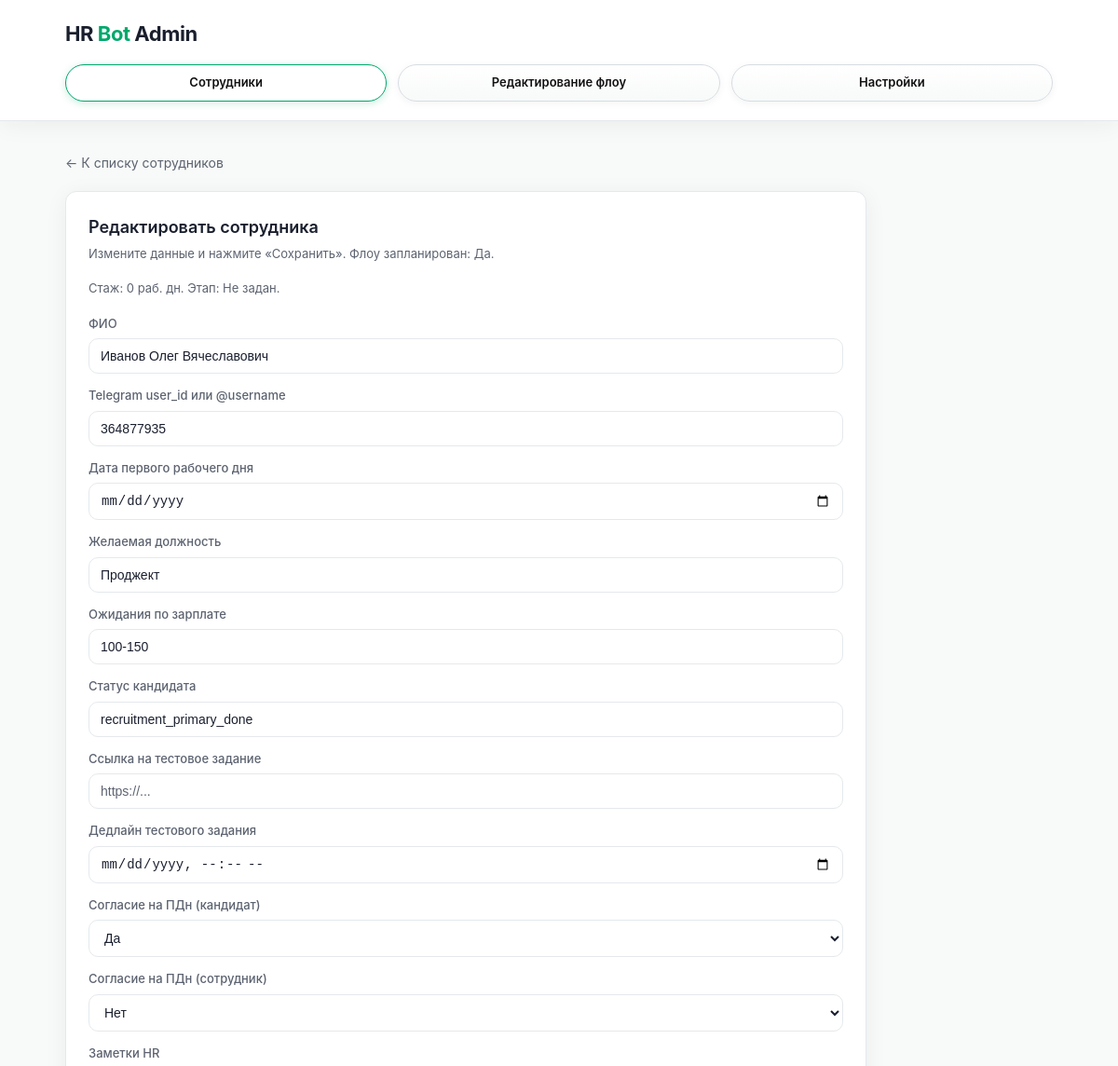
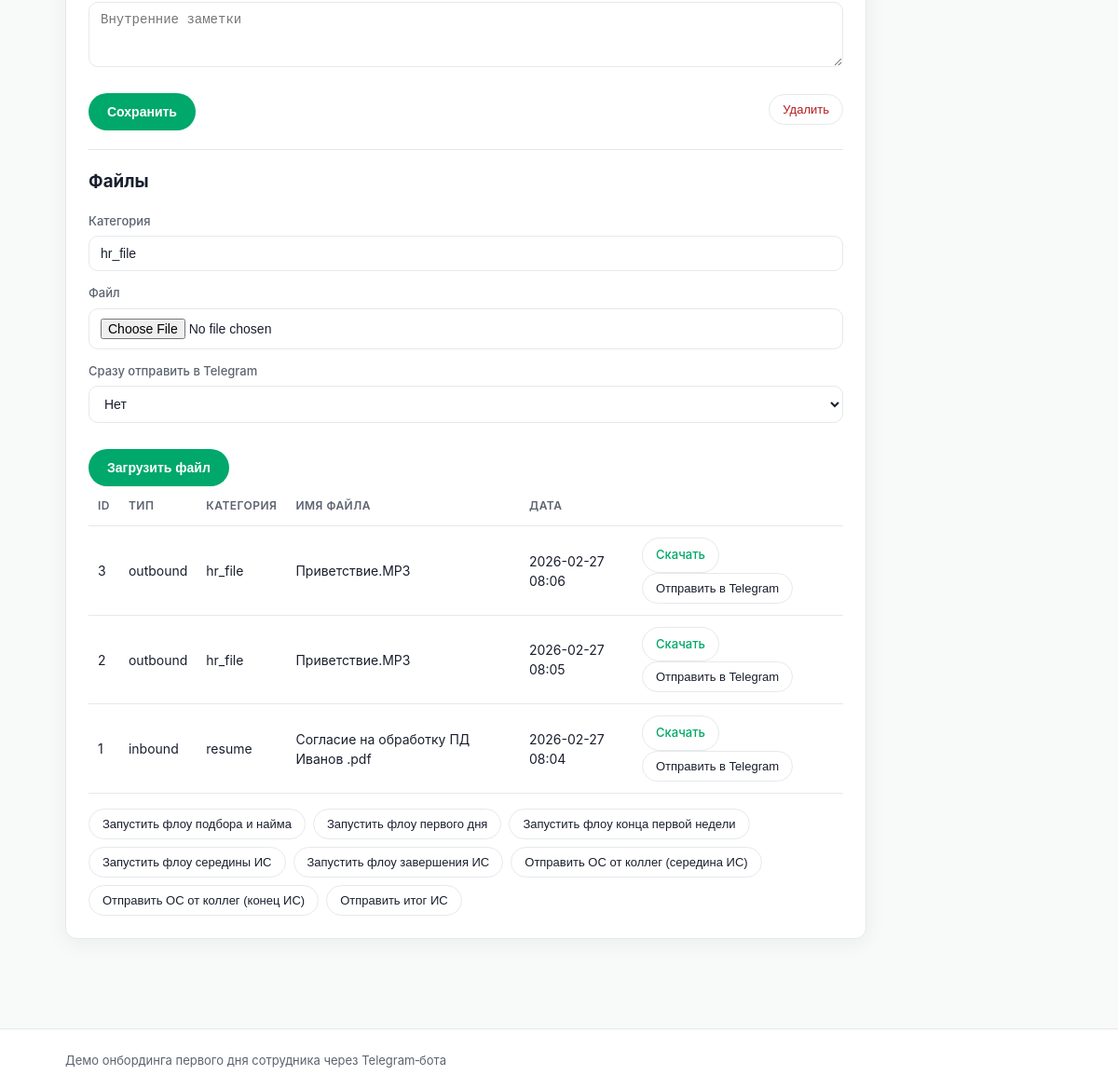
/employees/1/edit, run on the app's committed database (2 pictures, top to bottom).
### app/models.py (models this page shows)
class Employee(Base):
    __tablename__ = "employees"
    id: Mapped[int] = mapped_column(Integer, primary_key=True, index=True)
    full_name: Mapped[Optional[str]] = mapped_column(String(255), nullable=True)
    telegram_user_id: Mapped[Optional[str]] = mapped_column(
        String(64),
        nullable=True,
        doc="Telegram user_id или username (для простого демо).",
    )
    first_workday: Mapped[Optional[date]] = mapped_column(
        Date,
        nullable=True,
        doc="Дата первого рабочего дня (день, в который запускается флоу).",
    )
    created_at: Mapped[datetime] = mapped_column(DateTime, nullable=False)
    is_flow_scheduled: Mapped[bool] = mapped_column(
        Boolean, nullable=False, default=False, doc="Запланирован ли флоу первого дня."
    )
    desired_position: Mapped[Optional[str]] = mapped_column(
        String(255),
        nullable=True,
        doc="Желаемая должность (из ранних этапов флоу кандидата).",
    )
    salary_expectation: Mapped[Optional[str]] = mapped_column(
        String(255),
        nullable=True,
        doc="Ожидания кандидата по зарплате.",
    )
    candidate_status: Mapped[Optional[str]] = mapped_column(
        String(64),
        nullable=True,
        doc="Статус кандидата/сотрудника в процессе (new, invited, offer_sent и т.д.).",
    )
    personal_data_consent: Mapped[bool] = mapped_column(
        Boolean,
        nullable=False,
        default=False,
        doc="Согласие на обработку персональных данных (этап кандидата).",
    )
    employee_data_consent: Mapped[bool] = mapped_column(
        Boolean,
        nullable=False,
        default=False,
        doc="Повторное согласие на ПДн для оформления сотрудника.",
    )
    test_task_link: Mapped[Optional[str]] = mapped_column(
        String(1024),
        nullable=True,
        doc="Ссылка на тестовое задание.",
    )
    test_task_due_at: Mapped[Optional[datetime]] = mapped_column(
        DateTime,
        nullable=True,
        doc="Дедлайн тестового задания.",
    )
    notes: Mapped[Optional[str]] = mapped_column(
        String(2048),
        nullable=True,
        doc="Свободные заметки HR по сотруднику.",
    )

class EmployeeFile(Base):
    __tablename__ = "employee_files"
    id: Mapped[int] = mapped_column(Integer, primary_key=True, index=True)
    employee_id: Mapped[int] = mapped_column(Integer, nullable=False, index=True)
    direction: Mapped[str] = mapped_column(
        String(16),
        nullable=False,
        doc="inbound | outbound",
    )
    category: Mapped[str] = mapped_column(
        String(64),
        nullable=False,
        doc="resume, inn, snils, offer, sign_docs, candidate_file и т.д.",
    )
    telegram_file_id: Mapped[Optional[str]] = mapped_column(String(255), nullable=True)
    telegram_file_unique_id: Mapped[Optional[str]] = mapped_column(String(255), nullable=True)
    original_filename: Mapped[str] = mapped_column(String(255), nullable=False)
    stored_path: Mapped[str] = mapped_column(
        String(1024),
        nullable=False,
        doc="Абсолютный путь к файлу на диске.",
    )
    mime_type: Mapped[Optional[str]] = mapped_column(String(128), nullable=True)
    file_size: Mapped[Optional[int]] = mapped_column(Integer, nullable=True)
    created_at: Mapped[datetime] = mapped_column(DateTime, nullable=False)

### app/main.py (the view)
@app.get("/employees/{employee_id}/edit")
def edit_employee_form(
    request: Request,
    employee_id: int,
    db: Session = Depends(get_db),
):
    employee = db.get(Employee, employee_id)
    if not employee:
        return RedirectResponse(url="/employees", status_code=status.HTTP_303_SEE_OTHER)
    employee_files = (
        db.query(EmployeeFile)
        .filter(EmployeeFile.employee_id == employee.id)
        .order_by(EmployeeFile.id.desc())
        .all()
    )
    today = datetime.now().date()
    return templates.TemplateResponse(
        "employee_edit.html",
        {
            "request": request,
            "active_tab": "employees",
            "employee": employee,
            "employee_files": employee_files,
            "stage": _stage_label(employee.first_workday, today),
            "workdays": _workdays_between(employee.first_workday, today),
        },
    )

### app/templates/employee_edit.html (shortened to what this page needs)
{% extends "base.html" %}
{% block content %}
<a href="/" class="back-link">← К списку сотрудников</a>
<div class="card" style="max-width: 860px;">
    <h2>Редактировать сотрудника</h2>
    <p class="muted">
        Измените данные и нажмите «Сохранить». Флоу запланирован: {{ 'Да' if employee.is_flow_scheduled else 'Нет' }}.
    </p>
    <p class="muted">Стаж: {{ workdays }} раб. дн. Этап: {{ stage }}.</p>
    <form method="post" action="/employees/{{ employee.id }}" class="form">
        <label class="field">
            <span>ФИО</span>
            <input type="text" name="full_name" value="{{ employee.full_name or '' }}" placeholder="Иванов Иван Иванович">
        </label>
        <label class="field">
            <span>Telegram user_id или @username</span>
            <input type="text" name="telegram_user_id" value="{{ employee.telegram_user_id }}" placeholder="привяжется по /start в боте">
        </label>
        <label class="field">
            <span>Дата первого рабочего дня</span>
            <input type="date" name="first_workday" value="{{ employee.first_workday or '' }}">
        </label>
        <label class="field">
            <span>Желаемая должность</span>
            <input type="text" name="desired_position" value="{{ employee.desired_position or '' }}" placeholder="Product Manager">
        </label>
        <label class="field">
            <span>Ожидания по зарплате</span>
            <input type="text" name="salary_expectation" value="{{ employee.salary_expectation or '' }}" placeholder="250 000 - 300 000">
        </label>
        <label class="field">
            <span>Статус кандидата</span>
            <input type="text" name="candidate_status" value="{{ employee.candidate_status or '' }}" placeholder="new / invited / offer_sent">
        </label>
        <label class="field">
            <span>Ссылка на тестовое задание</span>
            <input type="text" name="test_task_link" value="{{ employee.test_task_link or '' }}" placeholder="https://...">
        </label>
        <label class="field">
            <span>Дедлайн тестового задания</span>
            <input type="datetime-local" name="test_task_due_at" value="{{ employee.test_task_due_at.strftime('%Y-%m-%dT%H:%M') if employee.test_task_due_at else '' }}">
        </label>
        <label class="field">
            <span>Согласие на ПДн (кандидат)</span>
            <select name="personal_data_consent">
                <option value="true" {% if employee.personal_data_consent %}selected{% endif %}>Да</option>
            </select>
        </label>
        <label class="field">
            <span>Согласие на ПДн (сотрудник)</span>
            <select name="employee_data_consent">
                <option value="false" {% if not employee.employee_data_consent %}selected{% endif %}>Нет</option>
            </select>
        </label>
        <label class="field">
            <span>Заметки HR</span>
            <textarea name="notes" rows="3" placeholder="Внутренние заметки">{{ employee.notes or '' }}</textarea>
        </label>
        <div class="form-actions">
            <button type="submit" class="btn-primary">Сохранить</button>
            <button type="button" class="btn-danger" onclick="if(confirm('Удалить этого сотрудника?')) { document.getElementById('delete-form').submit(); }">Удалить</button>
        </div>
    </form>
    <hr style="margin: 20px 0; border: 0; border-top: 1px solid #e5e7eb;">
    <h3>Файлы</h3>
    <form method="post" action="/employees/{{ employee.id }}/files" class="form" enctype="multipart/form-data">
        <label class="field">
            <span>Категория</span>
            <input type="text" name="category" value="hr_file" placeholder="offer / sign_docs / checklist">
        </label>
        <label class="field">
            <span>Файл</span>
            <input type="file" name="upload" required>
        </label>
        <label class="field">
            <span>Сразу отправить в Telegram</span>
            <select name="send_to_telegram">
                <option value="false" selected>Нет</option>
            </select>
        </label>
        <div class="form-actions">
            <button type="submit" class="btn-primary">Загрузить файл</button>
        </div>
    </form>
    {% if employee_files %}
        <table class="table">
            <thead>
            <tr>
                <th>ID</th>
                <th>Тип</th>
                <th>Категория</th>
                <th>Имя файла</th>
                <th>Дата</th>
                <th></th>
            </tr>
            </thead>
            <tbody>
            {% for f in employee_files %}
                <tr>
                    <td>{{ f.id }}</td>
                    <td>{{ f.direction }}</td>
                    <td>{{ f.category }}</td>
                    <td>{{ f.original_filename }}</td>
                    <td>{{ f.created_at.strftime('%Y-%m-%d %H:%M') }}</td>
                    <td>
                        <a class="btn-secondary" href="/employees/{{ employee.id }}/files/{{ f.id }}/download">Скачать</a>
                        {% if employee.telegram_user_id %}
                            <form method="post" action="/employees/{{ employee.id }}/files/{{ f.id }}/send" style="display:inline;">
                                <button type="submit" class="btn-secondary">Отправить в Telegram</button>
                            </form>
                        {% endif %}
                    </td>
                </tr>
            {% endfor %}
            </tbody>
        </table>
    {% else %}
        <p class="muted">Файлов пока нет.</p>
    {% endif %}
    <div class="form-actions" style="margin-top: 16px; flex-wrap: wrap; gap: 8px;">
        <form method="post" action="/employees/{{ employee.id }}/launch">
            <button type="submit" class="btn-secondary">Запустить флоу подбора и найма</button>
        </form>
        <form method="post" action="/employees/{{ employee.id }}/launch">
            <button type="submit" class="btn-secondary">Запустить флоу первого дня</button>
        </form>
        <form method="post" action="/employees/{{ employee.id }}/launch">
            <button type="submit" class="btn-secondary">Запустить флоу конца первой недели</button>
        </form>
        <form method="post" action="/employees/{{ employee.id }}/launch">
            <button type="submit" class="btn-secondary">Запустить флоу середины ИС</button>
        </form>
        <form method="post" action="/employees/{{ employee.id }}/launch">
            <button type="submit" class="btn-secondary">Запустить флоу завершения ИС</button>
        </form>
        <form method="post" action="/employees/{{ employee.id }}/launch">
            <button type="submit" class="btn-secondary">Отправить ОС от коллег (середина ИС)</button>
        </form>
        <form method="post" action="/employees/{{ employee.id }}/launch">
            <button type="submit" class="btn-secondary">Отправить ОС от коллег (конец ИС)</button>
        </form>
        <form method="post" action="/employees/{{ employee.id }}/launch">
            <button type="submit" class="btn-secondary">Отправить итог ИС</button>
        </form>
    </div>
</div>
{% endblock %}

### app/static/styles.css (style rules this page uses)
*, *::before, *::after { box-sizing: border-box; }
:root { --bg-page: #f8faf9; --bg-card: #ffffff; --text: #1a1f2e; --text-muted: #5c6370; --accent: #00a86b; --accent-hover: #008f5a; --accent-light: rgba(0, 168, 107, 0.12); --border: #e5e9ec; --shadow: 0 4px 24px rgba(26, 31, 46, 0.06); --radius: 12px; --radius-btn: 999px; }
body { margin: 0; font-family: "Inter", system-ui, -apple-system, BlinkMacSystemFont, "Segoe UI", sans-serif; background: var(--bg-page); color: var(--text); line-height: 1.5; }
.card { background: var(--bg-card); border-radius: var(--radius); padding: 24px; border: 1px solid var(--border); box-shadow: var(--shadow); }
.card h2 { margin-top: 0; margin-bottom: 6px; font-size: 18px; font-weight: 600; color: var(--text); }
.muted { margin-top: 0; margin-bottom: 18px; font-size: 13px; color: var(--text-muted); }
.form { display: flex; flex-direction: column; gap: 14px; }
.field { display: flex; flex-direction: column; gap: 6px; font-size: 13px; }
.field span { color: var(--text-muted); font-weight: 500; }
input[type="text"], input[type="date"], input[type="datetime-local"], input[type="file"], select, textarea { border-radius: 10px; border: 1px solid var(--border); padding: 10px 12px; background: var(--bg-card); color: var(--text); font-size: 14px; transition: border-color 0.2s, box-shadow 0.2s; }
input[type="text"]::placeholder { color: var(--text-muted); }
.btn-primary { margin-top: 6px; border-radius: var(--radius-btn); border: none; padding: 12px 20px; background: var(--accent); color: #fff; font-weight: 600; font-size: 14px; cursor: pointer; transition: background 0.2s, transform 0.1s; }
.btn-secondary { display: inline-block; border-radius: var(--radius-btn); border: 1px solid var(--border); padding: 8px 14px; background: var(--bg-card); color: var(--text); font-size: 13px; font-weight: 500; text-decoration: none; cursor: pointer; transition: border-color 0.2s, color 0.2s, background 0.2s; }
.btn-danger { border-radius: var(--radius-btn); border: 1px solid #e5e9ec; padding: 8px 14px; background: #fff; color: #b91c1c; font-size: 13px; text-decoration: none; cursor: pointer; transition: background 0.2s, color 0.2s; }
.table { width: 100%; border-collapse: collapse; font-size: 14px; }
.table th, .table td { padding: 12px 10px; border-bottom: 1px solid var(--border); text-align: left; }
.table th { font-weight: 600; color: var(--text-muted); font-size: 12px; text-transform: uppercase; letter-spacing: 0.04em; }
.table tbody tr { transition: background 0.15s; }
.table td a { color: var(--accent); font-weight: 500; text-decoration: none; }
.back-link { display: inline-flex; align-items: center; gap: 6px; color: var(--text-muted); font-size: 14px; text-decoration: none; margin-bottom: 20px; transition: color 0.2s; }
.form-actions { display: flex; gap: 12px; align-items: center; margin-top: 8px; }
.form-actions .btn-danger { margin-left: auto; }

### data on the page
Employee: is_flow_scheduled "Да", full_name "Иванов Олег Вячеславович", telegram_user_id "364877935", desired_position "Проджект", salary_expectation "100-150", candidate_status "recruitment_primary_done", personal_data_consent "Да", employee_data_consent "Нет"
EmployeeFile: id "3", direction "outbound", category "hr_file", original_filename "Приветствие.MP3", created_at "2026-02-27 08:06"
EmployeeFile: id "2", direction "outbound", category "hr_file", original_filename "Приветствие.MP3", created_at "2026-02-27 08:05"
EmployeeFile: id "1", direction "inbound", category "resume", original_filename "Согласие на обработку ПД Иванов .pdf", created_at "2026-02-27 08:04"

### other printed values
{{ workdays }} "0"
{{ stage }} "Не задан"
